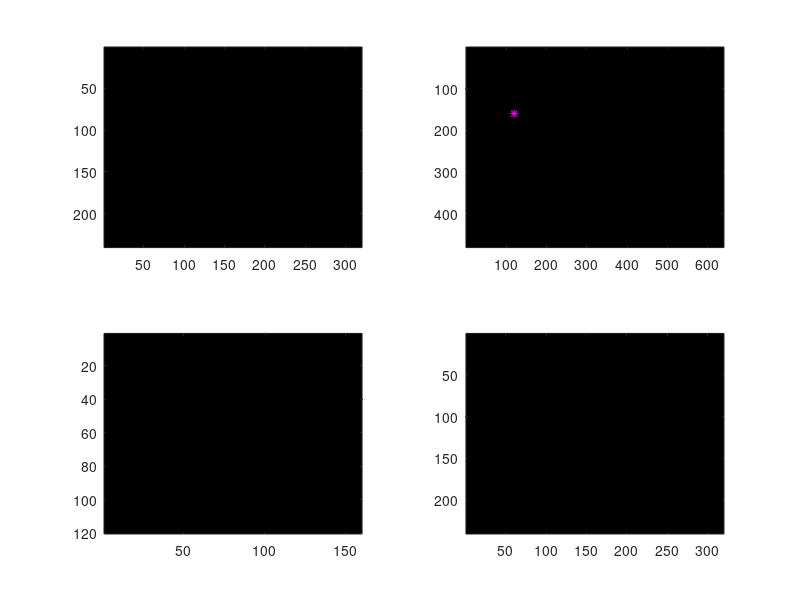

Here is the MATLAB script that generated this plot: (Note: this script raises an error after producing the figure.)
clear all;
% Colormap for the labeled image
cbk=[0 0 0];cr=[1 0 0];cg=[0 1 0];cb=[0 0 1];cy=[1 1 0];cw=[1 1 1];
cmap = [cbk;cr;cy;cy;cb;cb;cb;cb;cg;cg;cg;cg;cg;cg;cg;cg;cw];
figure(1);
clf;
% LabelA
subplot(2,2,1);
i_az_t = image(zeros(240,320));
colormap(cmap);
% yuyv
subplot(2,2,2);
i_j_t = image(zeros(480,640));
hold on;
p_j_t = plot([120],[160],'m*');
hold off;
% LabelA (bottom)
subplot(2,2,3);
i_az_b = image(zeros(120,160));
colormap(cmap);
% yuyv (bottom)
subplot(2,2,4);
i_j_b = image(zeros(240,320));
%
drawnow;

% Add the monitor
top_fd = udp_recv('new', 33333);
s_top = zmq( 'fd', top_fd );
bottom_fd  = udp_recv('new', 33334);
s_bottom = zmq( 'fd', bottom_fd );
% Cameras
cams = {};
cams{1} = {};
cams{1}.labelA = i_az_t;
cams{1}.yuyv = i_j_t;
cams{1}.fd = top_fd;
%
cams{2} = {};
cams{2}.labelA = i_az_b;
cams{2}.yuyv = i_j_b;
cams{2}.fd = bottom_fd;

while 1
    % 1 second timeout
    idx = zmq('poll',1000);
    for s=1:numel(idx)
        s_idx = idx(s);
        s_idx_m = s_idx + 1;
        cam = cams{s_idx_m};
        [s_data, has_more] = zmq( 'receive', s_idx );
        while udp_recv('getQueueSize',cam.fd) > 0
            udp_data = udp_recv('receive',cam.fd);
        end
        [metadata,offset] = msgpack('unpack',udp_data);
        raw = udp_data(offset+1:end); % This must be uint8
        compr_t = char(metadata.c);
        if strcmp(compr_t,'jpeg')
            jimg = djpeg(raw);
            set(cam.yuyv,'Cdata', jimg);
        elseif strcmp(compr_t,'zlib')
            Az = reshape(zlibUncompress(raw),[metadata.w,metadata.h])';
            set(cam.labelA,'Cdata', Az);
            if isa(metadata.ball,'double')
                disp(metadata.ball)
                set(p_j_t,'Xdata', 2*metadata.ball(1));
                set(p_j_t,'Ydata', 2*metadata.ball(2));
            else
                set(p_j_t,'Xdata', 0);
                set(p_j_t,'Ydata', 0);
            end
        end
        drawnow;
    end
end